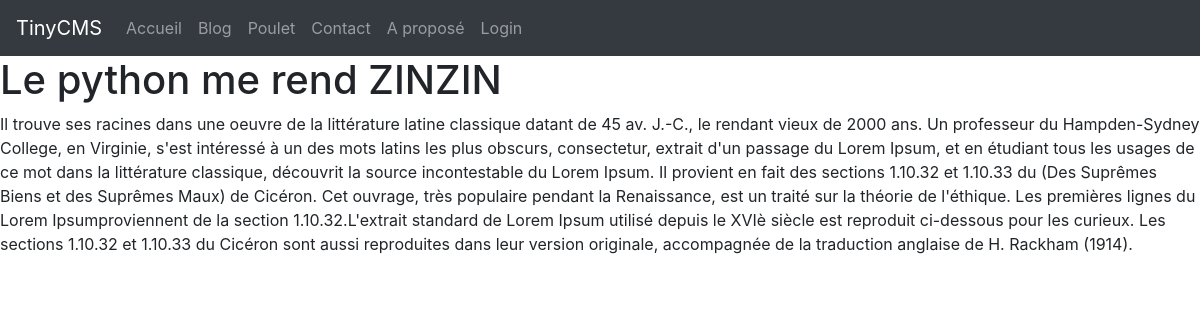
Screenshot of /post/le-python-me-rend-zinzin with the database file from the repository.
### views.py (models this page shows, shortened)
class Page(db.Model):
    id = db.Column(db.Integer, primary_key=True)
    title = db.Column(db.String(200), nullable=False)
    nav_label = db.Column(db.String(50), nullable=False)
    slug = db.Column(db.String(100), nullable=False, unique=True)
    content = db.Column(db.Text, nullable=False)
    creation_date = db.Column(db.DateTime, nullable=False, default=datetime.utcnow)
    published = db.Column(db.Boolean, nullable=False, default=False)

class Post(db.Model):
    id = db.Column(db.Integer, primary_key=True)
    title = db.Column(db.String(100), nullable=False)
    slug = db.Column(db.String(100), nullable=False,  unique=True)
    abstract = db.Column(db.Text, nullable=False)
    abstract_image = db.Column(db.String(200))
    content = db.Column(db.Text, nullable=False)
    creation_date = db.Column(db.DateTime, nullable=False, default=datetime.utcnow)
    published = db.Column(db.Boolean, nullable=False, default=False)
    user_id = db.Column(db.Integer, db.ForeignKey('user.id'), nullable=False)
    user = db.relationship('User', backref=db.backref('posts', lazy=True))
    tags = db.relationship('Tag', secondary=tags, lazy='subquery', backref=db.backref('posts', lazy=True))

### views.py (the view)
@app.route('/post/<slug>')
def post_detail(slug):
    post = Post.query.filter_by(slug=slug).first()
    if not post:
        abort(404)
    return render_template('site-post-detail.html', post=post)

### views.py (called while the page is built)
@app.context_processor
def inject_pages():
    pages = Page.query.filter_by(published=True)
    return {'site_pages': pages}

### templates/site-post-detail.html (shortened to what this page needs)
{% extends 'site.html' %}
{% block site_content %}
    <h1>{{ post.title }}</h1>
    {{ post.content }}
{% endblock %}

### templates/site.html (shortened to what this page needs)
{% extends 'base.html' %}
{% block content %}
    <nav class="navbar navbar-expand-md bg-dark navbar-dark">
        <a class="navbar-brand" href="#">TinyCMS</a>
        <div class="collapse navbar-collapse" id="collapsibleNavbar">
            <ul class="navbar-nav">
                <li class="nav-item">
                    <a class="nav-link" href="{{ url_for('index') }}">Accueil</a>
                </li>
                <li class="nav-item">
                    <a class="nav-link" href="{{ url_for('blog') }}">Blog</a>
                </li>
                {% for page in site_pages %}
                <li>
                    <a class="nav-link" href="{{ url_for('page_detail', slug=page.slug) }}">{{ page.nav_label }}</a>
                </li>
                {% endfor %}
                {% if current_user.is_authenticated %}
                    <li class="nav-item">
                        <a class="nav-link" href="{{ url_for('admin_posts') }}">Admin</a>
                    </li>
                    <li class="nav-item">
                        <a class="nav-link" href="{{ url_for('logout') }}">Logout</a>
                    </li>
                {% else %}
                    <li class="nav-item">
                        <a class="nav-link" href="{{ url_for('login') }}">Login</a>
                    </li>
                {% endif %}
            </ul>
        </div>
    </nav>
    {% block site_content %}{% endblock %}
{% endblock %}

### rows the page displays
Page: nav_label "Poulet"
Page: nav_label "Contact"
Page: nav_label "A proposé"
Post: title "Le python me rend ZINZIN", content "Il trouve ses racines dans une oeuvre de la littérature latine classique datant de 45 av. J.-C., le rendant vieux de 2000 ans. Un professeur du Hampden-Sydney College, en Virginie, s'est intéressé à un des mots latins les plus obscurs, consectetur, extrait d'un passage du Lorem Ipsum, et en étudiant tous les usages de ce mot dans la littérature classique, découvrit la source incontestable du Lorem Ipsum. Il provient en fait des sections 1.10.32 et 1.10.33 du (Des Suprêmes Biens et des Suprêmes Maux) de Cicéron. Cet ouvrage, très populaire pendant la Renaissance, est un traité sur la théorie de l'éthique. Les premières lignes du Lorem Ipsumproviennent de la section 1.10.32.L'extrait standard…"
